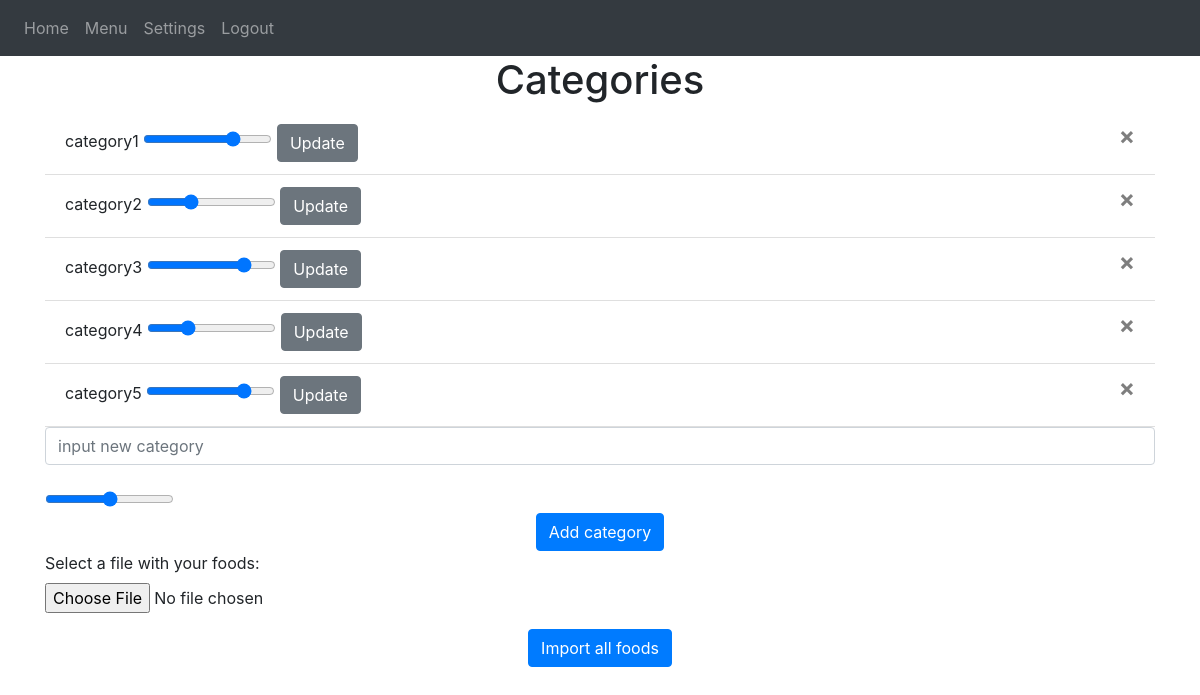
The page /settings (signed in) on the database as committed earlier.
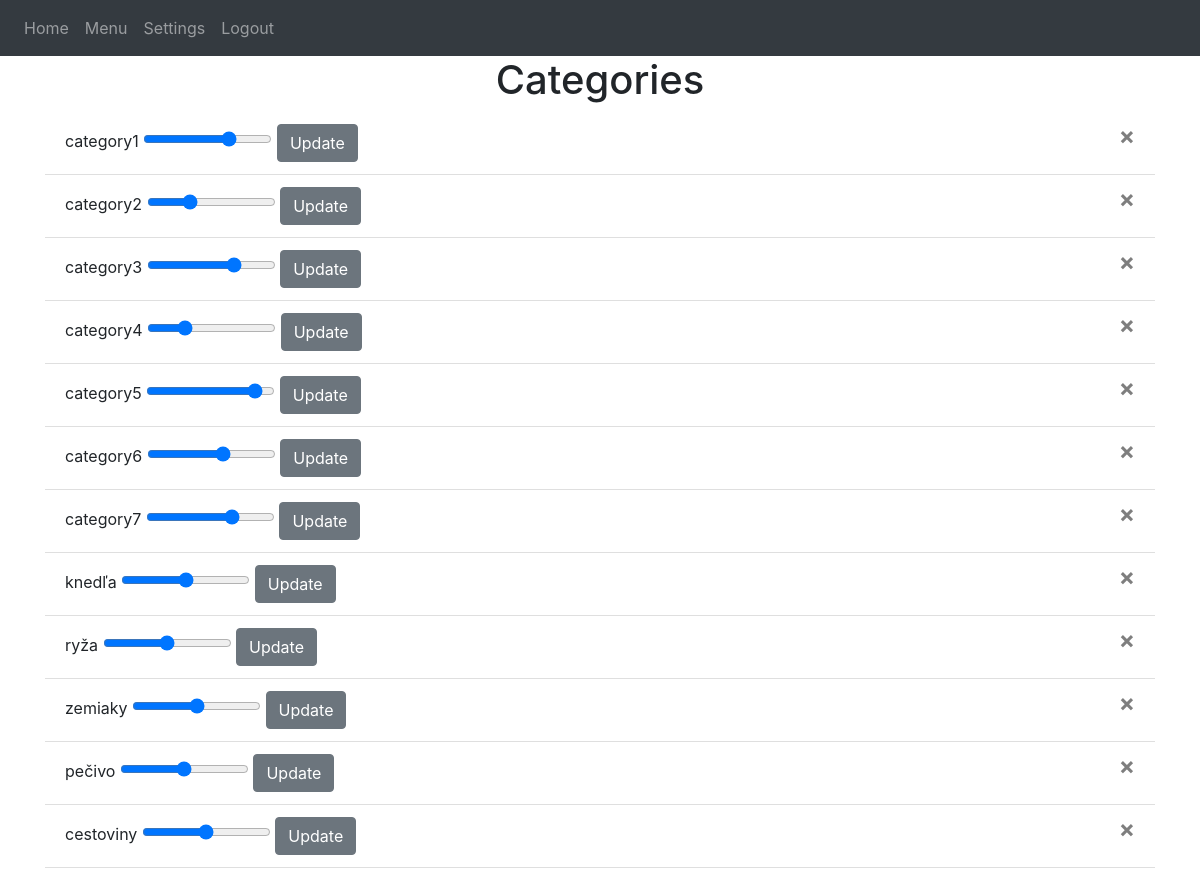
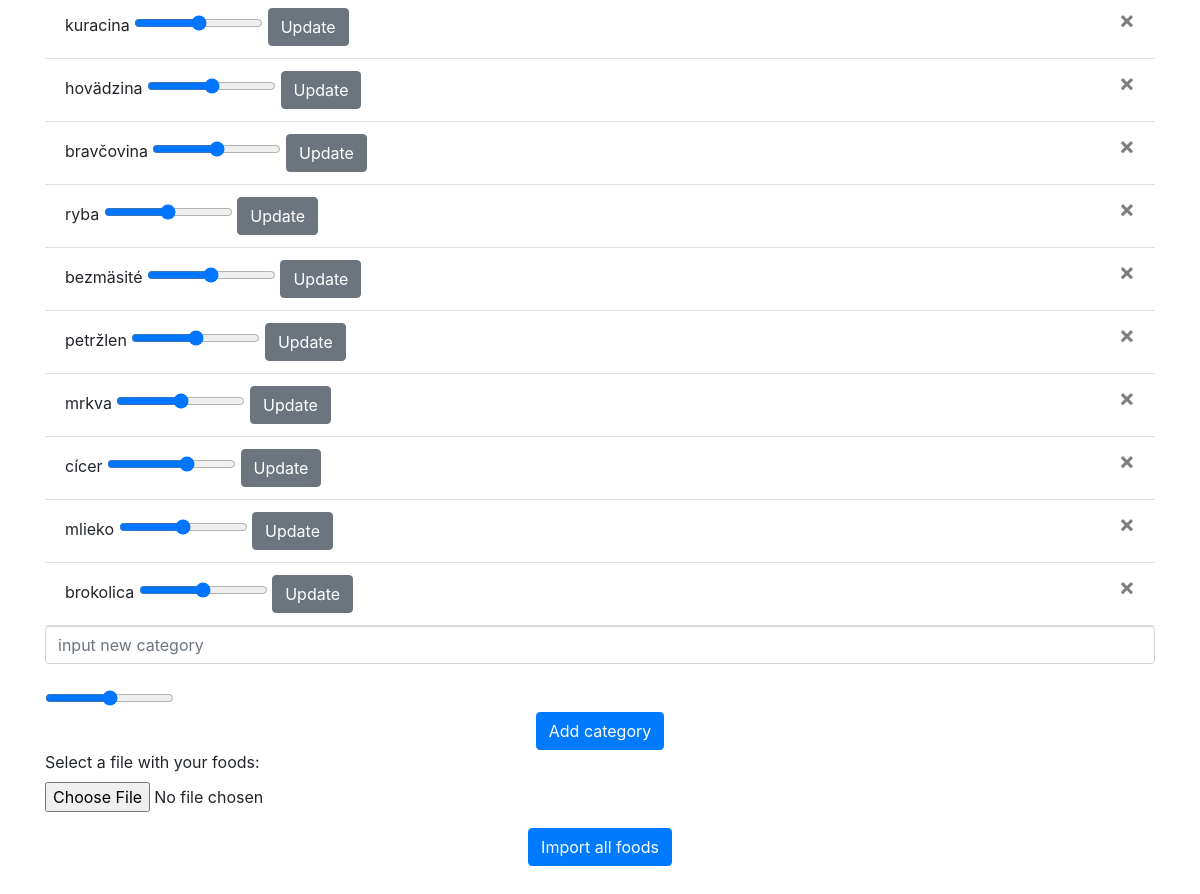
The same page on the database as committed later (2 pictures, top to bottom).
### src/models.py (models this page shows)
class Category(db.Model):
    __tablename__ = "categories"
    id = db.Column(db.Integer, primary_key=True)
    name = db.Column(db.String(100))
    value = db.Column(db.Float())
    immediateValue = db.Column(db.Float())
    user_id = db.Column(db.Integer, db.ForeignKey('users.id'))
    foods = db.relationship(
        'Food', secondary='food_category', back_populates='categories')

### src/views.py (the view, shortened to what this page needs)
@views.route('/settings', methods=['GET', 'POST'])
@login_required
def settings():
    return render_template("settings.html", user=current_user)

### src/__init__.py (called while the page is built)
def create_app():
    app = Flask(__name__)
    app.config['SECRET_KEY'] = 'tajny klucik'
    app.config['SQLALCHEMY_DATABASE_URI'] = f'sqlite:///{DB_NAME}'
    app.config['UPLOAD_FOLDER'] = configuration.UPLOAD_FOLDER
    db.init_app(app)
    from .views import views
    from .auth import auth
    app.register_blueprint(views, url_prefix='/')
    app.register_blueprint(auth, url_prefix='/')
    from .models import User, Food, Category, FoodCategory
    create_database(app)
    login_manager = LoginManager()
    login_manager.login_view = 'auth.login'
    login_manager.init_app(app)
    @login_manager.user_loader
    def load_user(id):
        return User.query.get(int(id))
    return app

### src/templates/settings.html
{% extends "base.html" %} {% block title %}Settings{% endblock %}
{% block content %}
<h1 align="center">Categories</h1>
<ul class="list-group list-group-flush" id="categories">
    {% for category in user.categories %}
    <li class="list-group-item">
        {{ category.name }}
        <input
            type="range"
            name="{{'categoryvalue_'+category.id|string}}"
            id="{{'categoryvalue_'+category.id|string}}"
            class="form-range"
            min="0"
            max="1"
            step="0.01"
            value="{{category.value}}"
        />
        <button type="button" class="btn btn-secondary" onClick="updateCategory({{ category.id }}, {{'categoryvalue_'+category.id|string}} )">
            <span>Update</span>
        </button>
        <button type="button" class="close" onClick="deleteCategory({{ category.id }} )">
            <span aria-hidden="true">&times;</span>
        </button>
    </li>
    {% endfor %}
</ul>
<div>
<form method="POST">
    <input
        type="text"
        name="category"
        id="category"
        class="form-control"
        placeholder="input new category"
    />
    <br />
    <input
        type="range"
        name="categoryvalue"
        id="categoryvalue"
        class="form-range"
        min="0"
        max="1"
        step="0.01"
    />
    <br />
    <div align="center">
        <button type="submit" name='categoryform' class="btn btn-primary">Add category</button>
    </div>
</form>
</div>
<div>
<form method="POST" enctype="multipart/form-data">
    <div class="form-group">
        <label for="myfile">Select a file with your foods:</label>
        <input type="file" id="file" name="file" class="form-control-file">
    </div>
    <div align="center">
        <button type="submit"  name='fileform' class="btn btn-primary">Import all foods</button>
    </div>
</form>
</div>
{% endblock %}

### src/templates/base.html (shortened to what this page needs)
<!DOCTYPE html>
<html>
  <head>
    <link
      rel="stylesheet"
      href="https://stackpath.bootstrapcdn.com/bootstrap/4.4.1/css/bootstrap.min.css"
    />
    <link
      rel="stylesheet"
      href="https://stackpath.bootstrapcdn.com/font-awesome/4.7.0/css/font-awesome.min.css"
    />
  </head>
  <body>
    <nav class="navbar navbar-expand-lg navbar-dark bg-dark">
      <div class="collapse navbar-collapse" id="navbar">
        <div class="navbar-nav">
        {% if user.is_authenticated %}
          <a class="nav-item nav-link" id="home" href="/">Home</a>
          <a class="nav-item nav-link" id="menu" href="/menu">Menu</a>
          <a class="nav-item nav-link" id="settings" href="/settings">Settings</a>
          <a class="nav-item nav-link" id="logout" href="/logout">Logout</a>
        {% else %}
          <a class="nav-item nav-link" id="login" href="/login">Login</a>
          <a class="nav-item nav-link" id="signUp" href="/sign-up">Sign Up</a>
        {% endif %}
        </div>
      </div>
    </nav>
    <div class="container">{% block content %} {% endblock %}</div>
    <div style="height: 50px;">
    </div>
  </body>
</html>

Rows that differ between the two databases and show on the page:
changed Category "category1": value "0.72" → "0.69"
changed Category "category2": value "0.32" → "0.31"
changed Category "category3": value "0.79" → "0.7"
changed Category "category4": value "0.29" → "0.26"
changed Category "category5": value "0.79" → "0.89"
added Category: name "category6", value "0.6"
added Category: name "category7", value "0.69"
added Category: name "knedľa", value "0.5"
added Category: name "ryža", value "0.5"
added Category: name "zemiaky", value "0.5"
added Category: name "pečivo", value "0.5"
added Category: name "cestoviny", value "0.5"
added Category: name "kuracina", value "0.5"
added Category: name "hovädzina", value "0.5"
added Category: name "bravčovina", value "0.5"
added Category: name "ryba", value "0.5"
added Category: name "bezmäsité", value "0.5"
added Category: name "petržlen", value "0.5"
added Category: name "mrkva", value "0.5"
added Category: name "cícer", value "0.64"
added Category: name "mlieko", value "0.5"
added Category: name "brokolica", value "0.5"
